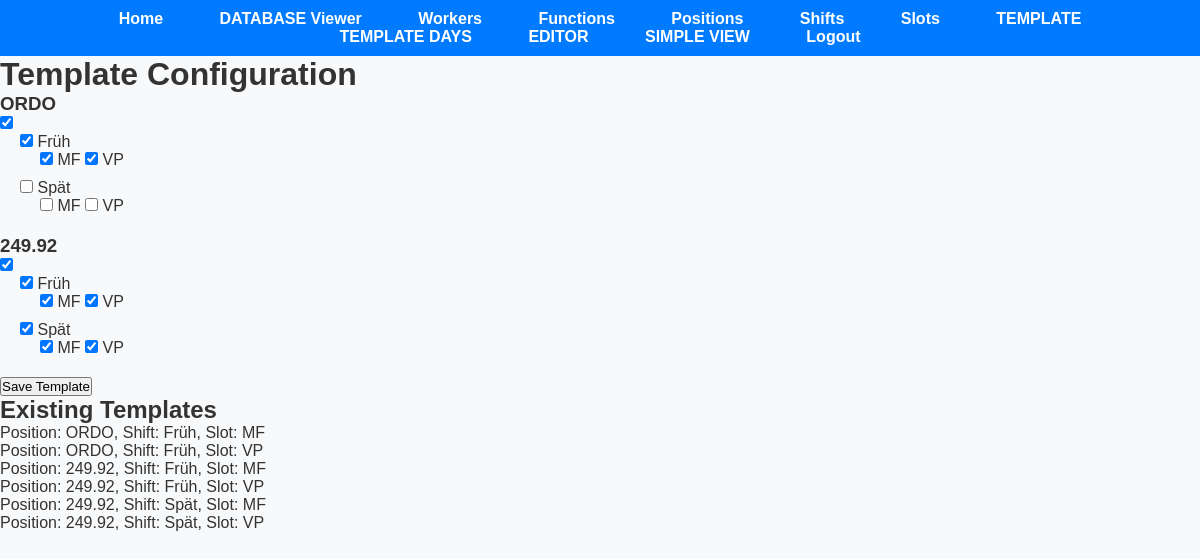
Screenshot of /template (signed in) with the database file from the repository.
### app.py (models this page shows, shortened)
class Position(db.Model):
    position_id = db.Column(db.Integer, primary_key=True)
    user_id = db.Column(db.Integer, nullable=False)
    name = db.Column(db.String(50), nullable=False)

class Shift(db.Model):
    shift_id = db.Column(db.Integer, primary_key=True)
    user_id = db.Column(db.Integer, nullable=False)
    name = db.Column(db.String(50), nullable=False)

class Template(db.Model):
    id = db.Column(db.Integer, primary_key=True)
    user_id = db.Column(db.Integer, db.ForeignKey('user.id'), nullable=False)
    position_id = db.Column(db.Integer, db.ForeignKey('position.position_id'), nullable=False)
    shift_id = db.Column(db.Integer, db.ForeignKey('shift.shift_id'), nullable=False)
    slot_id = db.Column(db.Integer, db.ForeignKey('slot.slot_id'), nullable=False)
    user = db.relationship('User', backref=db.backref('templates', lazy=True))
    position = db.relationship('Position', backref='templates')
    shift = db.relationship('Shift', backref='templates')
    slot = db.relationship('Slot', backref='templates')

class Slot(db.Model):
    slot_id = db.Column(db.Integer, primary_key=True)
    user_id = db.Column(db.Integer, nullable=False)
    name = db.Column(db.String(50), nullable=False)

### app.py (the view, shortened to what this page needs)
@app.route('/template', methods=['GET', 'POST'])
@login_required
@employer_required
def template():
    user_id = current_user.id
    positions = Position.query.filter_by(user_id=user_id).all()
    shifts = Shift.query.filter_by(user_id=user_id).all()
    slots = Slot.query.filter_by(user_id=user_id).all()
    existing_templates = Template.query.filter_by(user_id=user_id).all()
    selected_combinations = {(template.position_id, template.shift_id, template.slot_id) for template in existing_templates}
    print(selected_combinations)  # Debugging: print selected_combinations to see its contents
    return render_template('template.html', positions=positions, shifts=shifts, slots=slots, selected_combinations=selected_combinations, existing_templates=existing_templates, shift_has_data=shift_has_data)

### app.py (called while the page is built)
@login_manager.user_loader
def load_user(user_id):
    return User.query.get(int(user_id))

def employer_required(func):
    @wraps(func)
    def decorated_function(*args, **kwargs):
        if not current_user.is_authenticated:
            flash('You must be logged in to view this page.', 'error')
            return redirect(url_for('login'))
        if current_user.role != 'employer':
            flash('You do not have permission to view this page.', 'error')
            return redirect('/')
        return func(*args, **kwargs)
    return decorated_function

def shift_has_data(existing_templates, position_id, shift_id):
    for template in existing_templates:
        if (template.position_id == position_id) and (template.shift_id == shift_id):
            return True
    return False

### templates/template.html (shortened to what this page needs)
<!DOCTYPE html>
<html lang="en">
<head>
    <link rel="stylesheet" href="{{ url_for('static', filename='styles.css') }}">
</head>
<body>
    {% include 'navbar.html' %}
    <h1>Template Configuration</h1>
    <form id="templateForm" method="post" action="{{ url_for('template') }}">
        <div id="positionsContainer">
            {% for position in positions %}
            <div class="position" data-position-id="{{ position.position_id }}">
                <h3>{{ position.name }}</h3>
                <input type="checkbox" name="positions[{{ position.position_id }}][include]" value="{{ position.position_id }}" {% if position.position_id in selected_combinations|map(attribute=0) %} checked {% endif %}>
                <div class="shifts">
                    {% for shift in shifts %}
                    <div class="shift">
                        <input type="checkbox" name="positions[{{ position.position_id }}][shifts][{{ shift.shift_id }}][include]" value="{{ shift.shift_id }}" {% if shift_has_data(existing_templates, position.position_id, shift.shift_id) %} checked {% endif %}>
                        {{ shift.name }}
                        <div class="slots">
                            {% for slot in slots %}
                            <input type="checkbox" name="positions[{{ position.position_id }}][shifts][{{ shift.shift_id }}][slots][{{ slot.slot_id }}]" value="{{ slot.slot_id }}" {% if (position.position_id, shift.shift_id, slot.slot_id) in selected_combinations %} checked {% endif %}>
                            {{ slot.name }}
                            {% endfor %}
                        </div>
                    </div>
                    {% endfor %}
                </div>
            </div>
            {% endfor %}
        </div>
        <button type="submit">Save Template</button>
    </form>
    <h2>Existing Templates</h2>
    <ul>
        {% for template in existing_templates %}
        <li>Position: {{ template.position.name }}, Shift: {{ template.shift.name }}, Slot: {{ template.slot.name }}</li>
        {% endfor %}
    </ul>
</body>
</html>

### static/styles.css (style rules this page uses)
* { margin: 0; padding: 0; box-sizing: border-box; }
body { font-family: Arial, sans-serif; background-color: #f8f9fa; color: #333; }

### templates/template.html (style rules this page uses)
.position { margin-bottom: 20px; }
.shift { margin-left: 20px; margin-bottom: 10px; }
.slots { margin-left: 20px; }

### rows the page displays
Position: name "ORDO", position_id "☑"
Shift: name "Früh"
Slot: name "MF"
Slot: name "VP"
Shift: name "Spät"
Position: name "249.92", position_id "☑"
Template: position.name "ORDO", shift.name "Früh", slot.name "MF"
Template: position.name "ORDO", shift.name "Früh", slot.name "VP"
Template: position.name "249.92", shift.name "Früh", slot.name "MF"
Template: position.name "249.92", shift.name "Früh", slot.name "VP"
Template: position.name "249.92", shift.name "Spät", slot.name "MF"
Template: position.name "249.92", shift.name "Spät", slot.name "VP"
